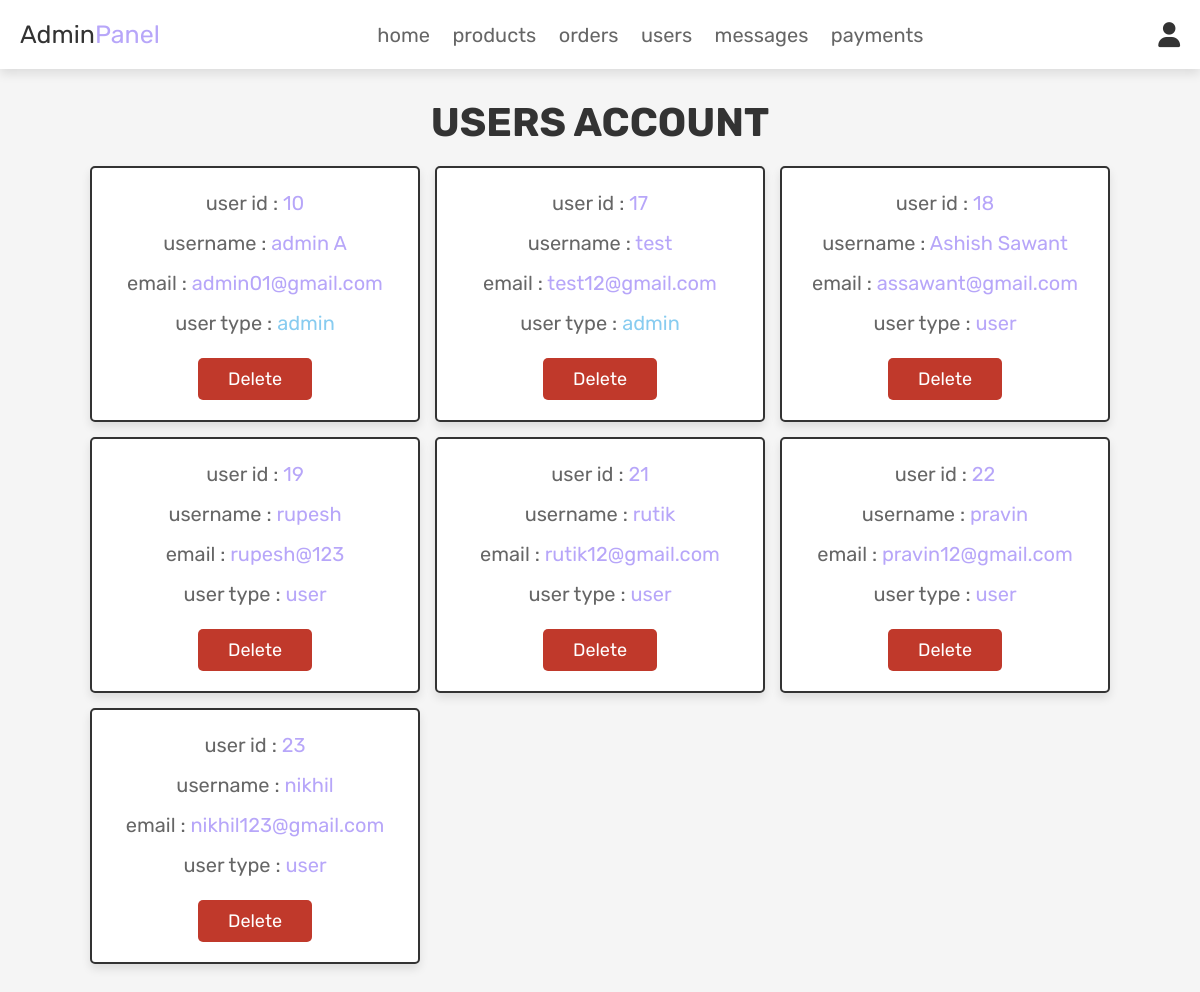
The app's page /admin_users.php (signed in) with its own data.
### tables this page shows
CREATE TABLE `users` (
  `id` int(100) NOT NULL,
  `name` varchar(100) NOT NULL,
  `email` varchar(100) NOT NULL,
  `password` varchar(100) NOT NULL,
  `user_type` varchar(20) NOT NULL DEFAULT 'user'
);

### admin_users.php (the view, shortened to what this page needs)
<?php
@include 'config.php';
?>
<!DOCTYPE html>
<html lang="en">
<head>
   <link rel="stylesheet" href="https://cdnjs.cloudflare.com/ajax/libs/font-awesome/6.0.0/css/all.min.css">
   <link rel="stylesheet" href="css/admin_style.css">
</head>
<body>
<?php @include 'admin_header.php'; ?>
<section class="users">
   <h1 class="title">users account</h1>
   <div class="box-container">
      <?php
         $select_users = mysqli_query($conn, "SELECT * FROM `users`") or die('query failed');
         if(mysqli_num_rows($select_users) > 0){
            while($fetch_users = mysqli_fetch_assoc($select_users)){
      ?>
      <div class="box">
         <p>user id : <span><?php echo $fetch_users['id']; ?></span></p>
         <p>username : <span><?php echo $fetch_users['name']; ?></span></p>
         <p>email : <span><?php echo $fetch_users['email']; ?></span></p>
         <p>user type : <span style="color:<?php if($fetch_users['user_type'] == 'admin'){ echo 'var(--orange)'; }; ?>"><?php echo $fetch_users['user_type']; ?></span></p>
         <a href="admin_users.php?delete=<?php echo $fetch_users['id']; ?>" onclick="return confirm('delete this user?');" class="delete-btn">delete</a>
      </div>
      <?php
         }
      }
      ?>
   </div>
</section>
</body>
</html>

### css/admin_style.css (style rules this page uses)
:root { --pink:rgb(183,166,249); --red:#c0392b; --orange:#88ccf0; --black:#333; --white:#fff; --light-color:#666; --light-white:#ccc; --light-bg:#f5f5f5; --border:.2rem solid var(--black); --box-shadow:0 .5rem 1rem rgba(0,0,0,.1); }
* { font-family: 'Rubik', sans-serif; margin:0; padding:0; box-sizing: border-box; outline: none; border:none; text-decoration: none; transition:all .2s linear; }
html { font-size: 62.5%; overflow-x: hidden; scroll-behavior: smooth; scroll-padding-top: 6.5rem; }
body { background: var(--light-bg); }
section { padding:3rem 2rem; }
.title { text-align: center; margin-bottom: 2rem; color:var(--black); text-transform: uppercase; font-size: 4rem; }
.btn, .delete-btn, .option-btn { display: inline-block; border-radius: .5rem; margin-top: 1rem; font-size: 1.8rem; color:var(--white); cursor: pointer; padding:1rem 3rem; text-transform: capitalize; }
.delete-btn { background-color: var(--red); }
.users .box-container { display: grid; grid-template-columns: repeat(auto-fit, 33rem); gap:1.5rem; align-items: flex-start; max-width: 1200px; margin: 0 auto; justify-content: center; }
.users .box-container .box { padding:2rem; border:var(--border); background-color: var(--white); box-shadow: var(--box-shadow); border-radius: .5rem; text-align: center; }
.users .box-container .box p { font-size: 2rem; color:var(--light-color); margin-bottom: 1rem; line-height: 1.5; }
.users .box-container .box p span { color:var(--pink); }
.users .box-container .box .delete-btn { margin-top: .5; }

### records on screen
users: id "10", name "admin A", email "admin01@gmail.com", user_type "admin"
users: id "17", name "test", email "test12@gmail.com", user_type "admin"
users: id "18", name "Ashish Sawant", email "assawant@gmail.com", user_type "user"
users: id "19", name "rupesh", email "rupesh@123", user_type "user"
users: id "21", name "rutik", email "rutik12@gmail.com", user_type "user"
users: id "22", name "pravin", email "pravin12@gmail.com", user_type "user"
users: id "23", name "nikhil", email "nikhil123@gmail.com", user_type "user"
